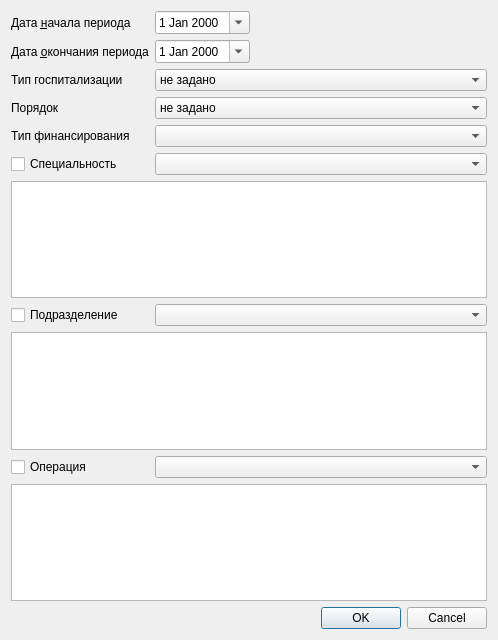
<?xml version="1.0" encoding="UTF-8"?>
<ui version="4.0">
 <class>ReportSurgicalIndicators</class>
 <widget class="QDialog" name="ReportSurgicalIndicators">
  <property name="geometry">
   <rect>
    <x>0</x>
    <y>0</y>
    <width>498</width>
    <height>640</height>
   </rect>
  </property>
  <property name="windowTitle">
   <string>Dialog</string>
  </property>
  <layout class="QGridLayout" name="gridLayout">
   <item row="9" column="0">
    <widget class="QCheckBox" name="chkOrgStructure">
     <property name="text">
      <string>Подразделение</string>
     </property>
    </widget>
   </item>
   <item row="0" column="3">
    <spacer name="horizontalSpacer">
     <property name="orientation">
      <enum>Qt::Horizontal</enum>
     </property>
     <property name="sizeHint" stdset="0">
      <size>
       <width>40</width>
       <height>20</height>
      </size>
     </property>
    </spacer>
   </item>
   <item row="13" column="0" colspan="4">
    <widget class="CRBListBox" name="lstOperation"/>
   </item>
   <item row="8" column="0" colspan="4">
    <widget class="CRBListBox" name="lstSpeciality"/>
   </item>
   <item row="5" column="0">
    <widget class="QLabel" name="lblOrder">
     <property name="text">
      <string>Порядок</string>
     </property>
    </widget>
   </item>
   <item row="0" column="0" colspan="2">
    <widget class="QLabel" name="lblBegDate">
     <property name="text">
      <string>Дата &amp;начала периода</string>
     </property>
     <property name="buddy">
      <cstring>edtBegDate</cstring>
     </property>
    </widget>
   </item>
   <item row="12" column="0">
    <widget class="QCheckBox" name="chkOperation">
     <property name="text">
      <string>Операция</string>
     </property>
    </widget>
   </item>
   <item row="2" column="2" colspan="2">
    <widget class="QComboBox" name="cmbTypeHosp">
     <item>
      <property name="text">
       <string>не задано</string>
      </property>
     </item>
     <item>
      <property name="text">
       <string>круглосуточный стационар</string>
      </property>
     </item>
     <item>
      <property name="text">
       <string>дневной стационар</string>
      </property>
     </item>
     <item>
      <property name="text">
       <string>амбулаторно</string>
      </property>
     </item>
    </widget>
   </item>
   <item row="5" column="2" colspan="2">
    <widget class="QComboBox" name="cmbOrder">
     <item>
      <property name="text">
       <string>не задано</string>
      </property>
     </item>
     <item>
      <property name="text">
       <string>планово</string>
      </property>
     </item>
     <item>
      <property name="text">
       <string>экстренно</string>
      </property>
     </item>
    </widget>
   </item>
   <item row="1" column="0" colspan="2">
    <widget class="QLabel" name="lblEndDate">
     <property name="text">
      <string>Дата &amp;окончания периода</string>
     </property>
     <property name="buddy">
      <cstring>edtEndDate</cstring>
     </property>
    </widget>
   </item>
   <item row="15" column="0" colspan="4">
    <widget class="QDialogButtonBox" name="buttonBox">
     <property name="orientation">
      <enum>Qt::Horizontal</enum>
     </property>
     <property name="standardButtons">
      <set>QDialogButtonBox::Cancel|QDialogButtonBox::Ok</set>
     </property>
    </widget>
   </item>
   <item row="2" column="0">
    <widget class="QLabel" name="lblTypeHosp">
     <property name="text">
      <string>Тип госпитализации</string>
     </property>
    </widget>
   </item>
   <item row="0" column="2">
    <widget class="CDateEdit" name="edtBegDate">
     <property name="sizePolicy">
      <sizepolicy hsizetype="Maximum" vsizetype="Fixed">
       <horstretch>0</horstretch>
       <verstretch>0</verstretch>
      </sizepolicy>
     </property>
     <property name="calendarPopup">
      <bool>true</bool>
     </property>
    </widget>
   </item>
   <item row="1" column="2">
    <widget class="CDateEdit" name="edtEndDate">
     <property name="sizePolicy">
      <sizepolicy hsizetype="Maximum" vsizetype="Fixed">
       <horstretch>0</horstretch>
       <verstretch>0</verstretch>
      </sizepolicy>
     </property>
     <property name="calendarPopup">
      <bool>true</bool>
     </property>
    </widget>
   </item>
   <item row="9" column="2" colspan="2">
    <widget class="COrgStructureComboBox" name="cmbOrgStructure"/>
   </item>
   <item row="12" column="2" colspan="2">
    <widget class="CRBComboBox" name="cmbOperation"/>
   </item>
   <item row="10" column="0" colspan="4">
    <widget class="CRBListBox" name="lstOrgStructure"/>
   </item>
   <item row="6" column="0">
    <widget class="QLabel" name="label">
     <property name="text">
      <string>Тип финансирования</string>
     </property>
    </widget>
   </item>
   <item row="6" column="2" colspan="2">
    <widget class="CRBComboBox" name="cmbFinance"/>
   </item>
   <item row="7" column="0">
    <widget class="QCheckBox" name="chkSpeciality">
     <property name="text">
      <string>Специальность</string>
     </property>
    </widget>
   </item>
   <item row="7" column="2" colspan="2">
    <widget class="CRBComboBox" name="cmbSpeciality"/>
   </item>
   <item row="14" column="0">
    <spacer name="verticalSpacer">
     <property name="orientation">
      <enum>Qt::Vertical</enum>
     </property>
     <property name="sizeHint" stdset="0">
      <size>
       <width>20</width>
       <height>40</height>
      </size>
     </property>
    </spacer>
   </item>
  </layout>
 </widget>
 <customwidgets>
  <customwidget>
   <class>CDateEdit</class>
   <extends>QDateEdit</extends>
   <header>library/DateEdit</header>
  </customwidget>
  <customwidget>
   <class>CRBListBox</class>
   <extends>QListView</extends>
   <header>library/RBListBox.h</header>
  </customwidget>
  <customwidget>
   <class>CRBComboBox</class>
   <extends>QComboBox</extends>
   <header>library/crbcombobox.h</header>
  </customwidget>
  <customwidget>
   <class>COrgStructureComboBox</class>
   <extends>QComboBox</extends>
   <header>Orgs/OrgStructComboBoxes</header>
  </customwidget>
 </customwidgets>
 <resources/>
 <connections>
  <connection>
   <sender>buttonBox</sender>
   <signal>accepted()</signal>
   <receiver>ReportSurgicalIndicators</receiver>
   <slot>accept()</slot>
   <hints>
    <hint type="sourcelabel">
     <x>248</x>
     <y>254</y>
    </hint>
    <hint type="destinationlabel">
     <x>157</x>
     <y>274</y>
    </hint>
   </hints>
  </connection>
  <connection>
   <sender>buttonBox</sender>
   <signal>rejected()</signal>
   <receiver>ReportSurgicalIndicators</receiver>
   <slot>reject()</slot>
   <hints>
    <hint type="sourcelabel">
     <x>316</x>
     <y>260</y>
    </hint>
    <hint type="destinationlabel">
     <x>286</x>
     <y>274</y>
    </hint>
   </hints>
  </connection>
 </connections>
</ui>
